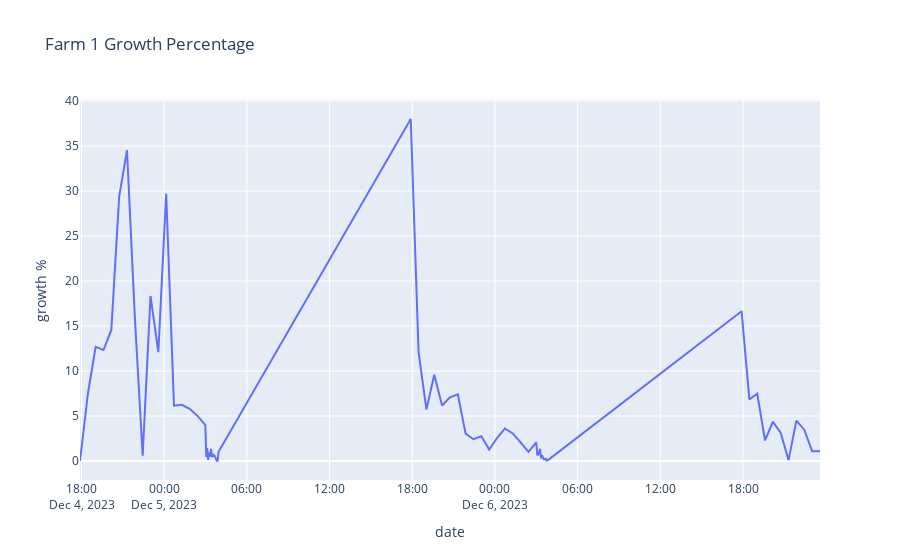

Notebook cell for this chart:
### Code cell
growth_list(Farm1_12_06_23, FarmDates_12_06_23, "Farm 1 Growth Percentage")
